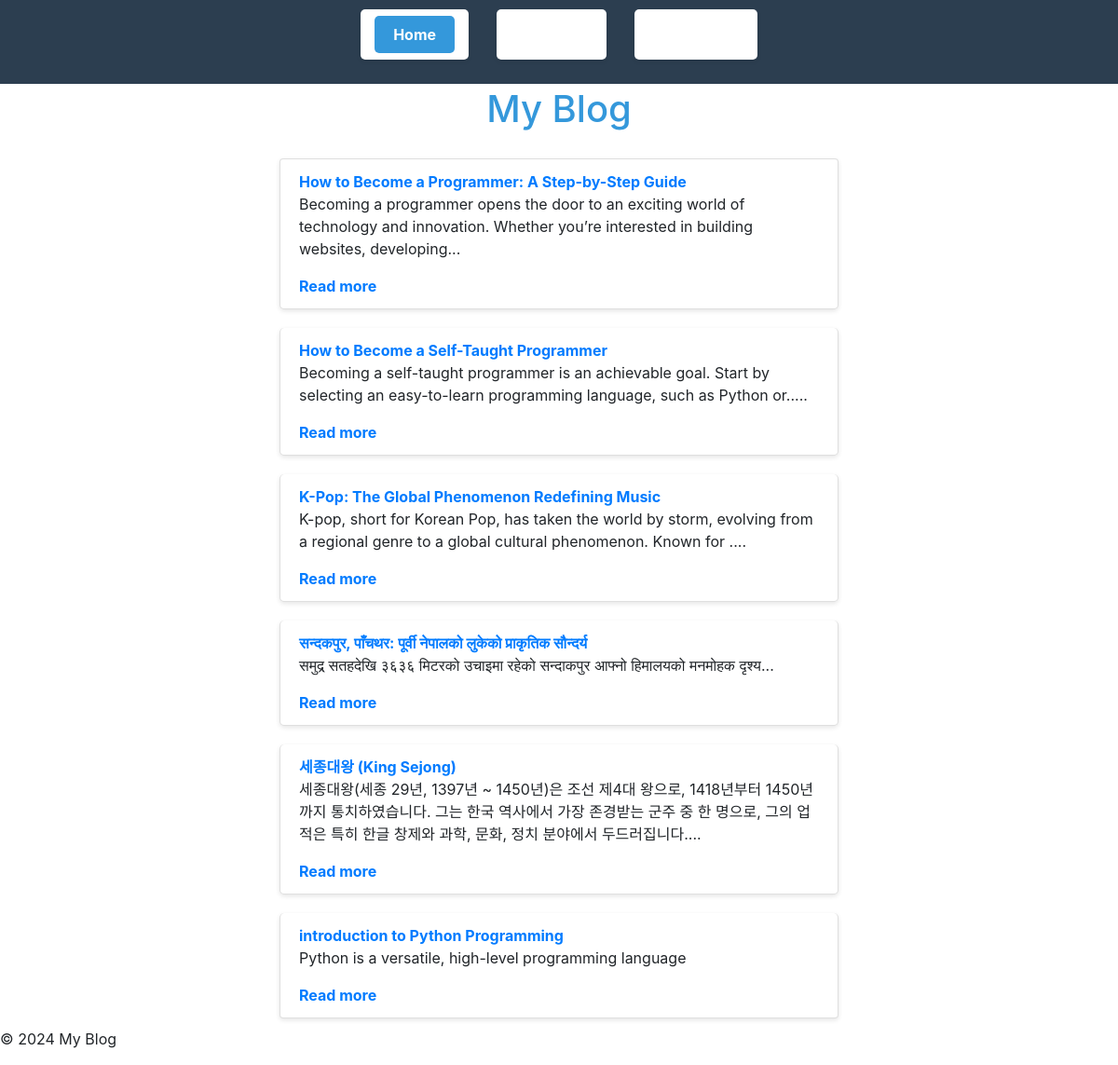
The page / on the database its author committed.
### blogapp/models.py (models this page shows, shortened)
class Post(models.Model):
    title = models.CharField(max_length=100)
    content = RichTextField()
    excerpt = models.TextField(max_length=300, blank=True, null=True)  # Excerpt Field
    created_at = models.DateTimeField(auto_now_add=True)
    updated_at = models.DateTimeField(auto_now=True)

### blogapp/views.py (the view)
# urls.py: path('', views.index,name='home'),
def index(request):
    posts = Post.objects.all()
    return render(request,'blogapp/index.html',{'allposts':posts})

### blogapp/templates/blogapp/index.html (shortened to what this page needs)
{% extends 'blogapp/base.html' %}
{% block content %}
<div class="container">
    <ul class="list-group">
        {% for post in allposts %}
        <li class="list-group-item">
            <a href="{% url 'single_post' post.id %}" class="post-link">{{ post.title }}</a>
            <p>{{ post.excerpt }}</p>
            <a href="{% url 'single_post' post.id %}">Read more</a>
        </li>
        {% endfor %}
    </ul>
</div>
{% endblock %}

### blogapp/templates/blogapp/base.html (shortened to what this page needs)
{% load static %}
<!DOCTYPE html>
<html lang="en">
<head>
    <link rel="stylesheet" href="{% static 'blogapp/css/style.css' %}">
    <link href="https://maxcdn.bootstrapcdn.com/bootstrap/4.5.2/css/bootstrap.min.css" rel="stylesheet">
</head>
<body>
    <nav>
        <ul>
            <li><a href="{% url 'home' %}" class="{% if request.path == '/' %}active{% endif %}">Home</a></li>
            <li><a href="{% url 'about' %}" class="{% if request.path == '/about/' %}active{% endif %}">About</a></li>
            <li><a href="{% url 'contact' %}" class="{% if request.path == '/contact/' %}active{% endif %}">Contact</a></li>
        </ul>
    </nav>
    <header>
        {% block header %}
            <h1>My Blog</h1>
        {% endblock %}
    </header>
    <main>
        {% block content %}{% endblock %}
    </main>
    <footer>
        <p>&copy; 2024 My Blog</p>
    </footer>
</body>
</html>

### blogapp/static/blogapp/css/style.css (style rules this page uses)
body { font-family: Arial, sans-serif; text-align: center; margin: 0; padding: 0; background-color: #f4f4f4; color: #333; }
h1 { text-align: center; color: #3498db; padding: 3px 0; font-size: 2.1em; }
nav { background-color: #2c3e50; padding: 10px 0; }
nav ul { list-style-type: none; padding: 0; display: flex; justify-content: center; }
nav li { margin: 0 15px; }
nav a { color: white; text-decoration: none; font-weight: bold; padding: 10px 20px; border-radius: 5px; }
nav a.active { color: white; background-color: #3498db; padding: 10px 20px; border-radius: 5px; }
* ul { list-style-type: none; padding: 0; max-width: 600px; margin: 20px auto; }
li { background: white; margin: 10px 0; padding: 15px; border-radius: 5px; box-shadow: 0 2px 5px rgba(0, 0, 0, 0.1); transition: background 0.3s, transform 0.3s; }
a { text-decoration: none; color: #3498db; font-weight: bold; }

### rows shown on the page
Post: title "How to Become a Programmer: A Step-by-Step Guide", excerpt "Becoming a programmer opens the door to an exciting world of technology and innovation. Whether you’re interested in building websites, developing..."
Post: title "How to Become a Self-Taught Programmer", excerpt "Becoming a self-taught programmer is an achievable goal. Start by selecting an easy-to-learn programming language, such as Python or....."
Post: title "K-Pop: The Global Phenomenon Redefining Music", excerpt "K-pop, short for Korean Pop, has taken the world by storm, evolving from a regional genre to a global cultural phenomenon. Known for ...."
Post: title "सन्दकपुर, पाँचथर: पूर्वी नेपालको लुकेको प्राकृतिक सौन्दर्य", excerpt "समुद्र सतहदेखि ३६३६ मिटरको उचाइमा रहेको सन्दाकपुर आफ्नो हिमालयको मनमोहक दृश्य..."
Post: title "세종대왕 (King Sejong)", excerpt "세종대왕(세종 29년, 1397년 ~ 1450년)은 조선 제4대 왕으로, 1418년부터 1450년까지 통치하였습니다. 그는 한국 역사에서 가장 존경받는 군주 중 한 명으로, 그의 업적은 특히 한글 창제와 과학, 문화, 정치 분야에서 두드러집니다...."
Post: title "introduction to Python Programming", excerpt "Python is a versatile, high-level programming language"
